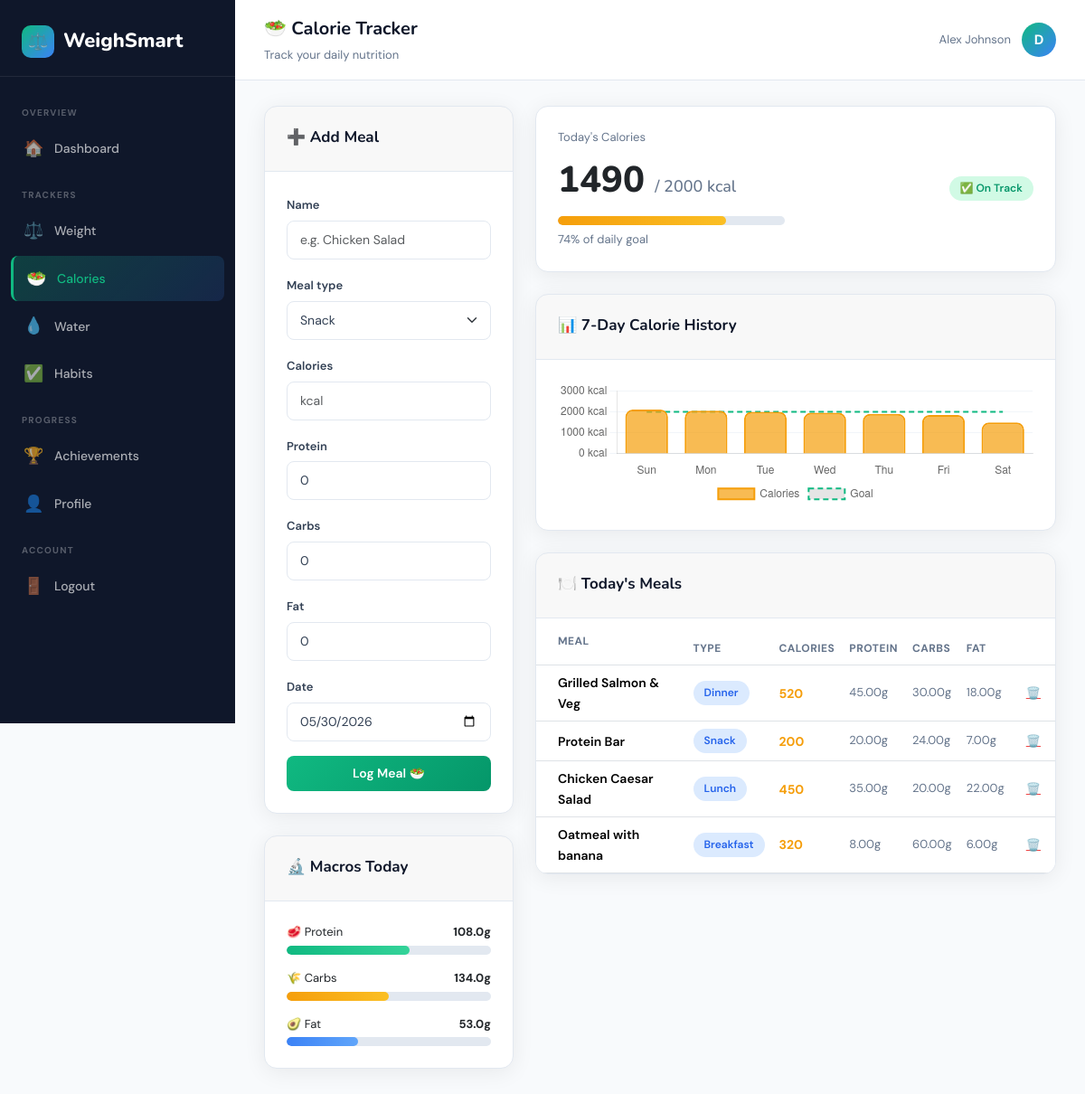
/calories/ (signed in), run on the app's committed database.
### tracker/models.py (models this page shows, shortened)
class Meal(models.Model):
    MEAL_TYPES = [
        ('breakfast', 'Breakfast'),
        ('lunch', 'Lunch'),
        ('dinner', 'Dinner'),
        ('snack', 'Snack'),
    ]
    user = models.ForeignKey(User, on_delete=models.CASCADE, related_name='meals')
    name = models.CharField(max_length=200)
    meal_type = models.CharField(max_length=20, choices=MEAL_TYPES, default='snack')
    calories = models.PositiveIntegerField()
    protein = models.DecimalField(max_digits=6, decimal_places=2, default=0, help_text="Grams")
    carbs = models.DecimalField(max_digits=6, decimal_places=2, default=0, help_text="Grams")
    fat = models.DecimalField(max_digits=6, decimal_places=2, default=0, help_text="Grams")
    date = models.DateField(default=date.today)
    created_at = models.DateTimeField(auto_now_add=True)
    class Meta:
        ordering = ['-date', '-created_at']

### tracker/views.py (the view)
# urls.py: path('calories/', views.calorie_tracker, name='calorie_tracker'),
@login_required
def calorie_tracker(request):
    user = request.user
    today = date.today()
    if request.method == 'POST':
        form = MealForm(request.POST)
        if form.is_valid():
            meal = form.save(commit=False)
            meal.user = user
            meal.save()
            messages.success(request, f"'{meal.name}' logged — {meal.calories} kcal 🥗")
            return redirect('calorie_tracker')
    else:
        form = MealForm(initial={'date': today})
    today_meals = Meal.objects.filter(user=user, date=today)
    today_total = today_meals.aggregate(total=Sum('calories'))['total'] or 0
    macros = today_meals.aggregate(
        total_protein=Sum('protein'),
        total_carbs=Sum('carbs'),
        total_fat=Sum('fat'),
    )
    profile, _ = UserProfile.objects.get_or_create(user=user)
    week_ago = today - timedelta(days=6)
    daily_totals = []
    date_labels = []
    for i in range(7):
        d = week_ago + timedelta(days=i)
        total = Meal.objects.filter(user=user, date=d).aggregate(
            total=Sum('calories'))['total'] or 0
        daily_totals.append(total)
        date_labels.append(d.strftime('%a'))
    context = {
        'form': form,
        'today_meals': today_meals,
        'today_total': today_total,
        'calorie_goal': profile.daily_calorie_goal,
        'calorie_pct': min(100, round((today_total / profile.daily_calorie_goal) * 100)) if profile.daily_calorie_goal else 0,
        'macros': macros,
        'chart_labels': json.dumps(date_labels),
        'chart_data': json.dumps(daily_totals),
        'chart_goal': profile.daily_calorie_goal,
    }
    return render(request, 'calories/tracker.html', context)

### tracker/forms.py
class MealForm(forms.ModelForm):
    class Meta:
        model = Meal
        fields = ['name', 'meal_type', 'calories', 'protein', 'carbs', 'fat', 'date']
        widgets = {
            'name': forms.TextInput(attrs={'class': 'form-control', 'placeholder': 'e.g. Chicken Salad'}),
            'meal_type': forms.Select(attrs={'class': 'form-select'}),
            'calories': forms.NumberInput(attrs={'class': 'form-control', 'placeholder': 'kcal', 'min': '0'}),
            'protein': forms.NumberInput(attrs={'class': 'form-control', 'placeholder': 'g', 'step': '0.1', 'min': '0'}),
            'carbs': forms.NumberInput(attrs={'class': 'form-control', 'placeholder': 'g', 'step': '0.1', 'min': '0'}),
            'fat': forms.NumberInput(attrs={'class': 'form-control', 'placeholder': 'g', 'step': '0.1', 'min': '0'}),
            'date': forms.DateInput(attrs={'class': 'form-control', 'type': 'date'}),
        }

### templates/calories/tracker.html (shortened to what this page needs)
{% extends 'base.html' %}
{% block page_title %}🥗 Calorie Tracker{% endblock %}
{% block page_subtitle %}Track your daily nutrition{% endblock %}
{% block content %}
<div class="row g-4">
  <div class="col-lg-4">
    <div class="card">
      <div class="card-header">
        <span class="card-title">➕ Add Meal</span>
      </div>
      <div class="card-body">
        <form method="post">
          {% for field in form %}
          <div class="mb-3">
            <label class="form-label">{{ field.label }}</label>
            {{ field }}
          </div>
          {% endfor %}
          <button type="submit" class="btn btn-primary w-100">Log Meal 🥗</button>
        </form>
      </div>
    </div>
    {% if today_meals %}
    <div class="card mt-4">
      <div class="card-header"><span class="card-title">🔬 Macros Today</span></div>
      <div class="card-body">
        <div class="mb-3">
          <div class="d-flex justify-content-between mb-1" style="font-size:13px;">
            <span>🥩 Protein</span>
            <strong>{{ macros.total_protein|default:"0"|floatformat:1 }}g</strong>
          </div>
          <div class="progress"><div class="progress-bar green" style="width:60%;"></div></div>
        </div>
        <div class="mb-3">
          <div class="d-flex justify-content-between mb-1" style="font-size:13px;">
            <span>🌾 Carbs</span>
            <strong>{{ macros.total_carbs|default:"0"|floatformat:1 }}g</strong>
          </div>
          <div class="progress"><div class="progress-bar orange" style="width:50%;"></div></div>
        </div>
        <div>
          <div class="d-flex justify-content-between mb-1" style="font-size:13px;">
            <span>🥑 Fat</span>
            <strong>{{ macros.total_fat|default:"0"|floatformat:1 }}g</strong>
          </div>
          <div class="progress"><div class="progress-bar blue" style="width:35%;"></div></div>
        </div>
      </div>
    </div>
    {% endif %}
  </div>
  <div class="col-lg-8">
    <div class="card mb-4">
      <div class="card-body">
        <div class="row align-items-center">
          <div class="col-md-6">
            <div style="font-size:13px;color:var(--text-muted);margin-bottom:4px;">Today's Calories</div>
            <div style="font-size:40px;font-weight:800;font-family:'Nunito',sans-serif;">
              {{ today_total }} <small style="font-size:18px;font-weight:500;color:var(--text-muted);">/ {{ calorie_goal }} kcal</small>
            </div>
            <div class="progress mt-2">
              <div class="progress-bar orange" style="width:{{ calorie_pct }}%;"></div>
            </div>
            <div style="font-size:13px;color:var(--text-muted);margin-top:6px;">{{ calorie_pct }}% of daily goal</div>
          </div>
          <div class="col-md-6 text-md-end mt-3 mt-md-0">
            {% if calorie_pct < 80 %}
            <span class="badge-pill badge-green">✅ On Track</span>
            {% elif calorie_pct < 100 %}
            <span class="badge-pill" style="background:#fef3c7;color:#92400e;">⚠️ Almost at goal</span>
            {% else %}
            <span class="badge-pill" style="background:#fee2e2;color:#991b1b;">🔴 Over Goal</span>
            {% endif %}
          </div>
        </div>
      </div>
    </div>
    <div class="card mb-4">
      <div class="card-header"><span class="card-title">📊 7-Day Calorie History</span></div>
      <div class="card-body">
        <canvas id="calorieChart" height="80"></canvas>
      </div>
    </div>
    <div class="card">
      <div class="card-header"><span class="card-title">🍽️ Today's Meals</span></div>
      {% if today_meals %}
      <div class="table-responsive">
        <table class="table table-hover mb-0">
          <thead style="background:var(--surface);">
            <tr>
              <th class="px-4 py-3">Meal</th>
              <th>Type</th>
              <th>Calories</th>
              <th>Protein</th>
              <th>Carbs</th>
              <th>Fat</th>
              <th></th>
            </tr>
          </thead>
          <tbody>
            {% for meal in today_meals %}
            <tr>
              <td class="px-4" style="font-weight:600;">{{ meal.name }}</td>
              <td>
                <span class="badge-pill badge-blue">{{ meal.get_meal_type_display }}</span>
              </td>
              <td style="font-weight:700;color:var(--warning);">{{ meal.calories }}</td>
              <td style="font-size:13px;color:var(--text-muted);">{{ meal.protein }}g</td>
              <td style="font-size:13px;color:var(--text-muted);">{{ meal.carbs }}g</td>
              <td style="font-size:13px;color:var(--text-muted);">{{ meal.fat }}g</td>
              <td>
                <a href="{% url 'delete_meal' meal.pk %}"
                   class="btn-danger-sm"
                   onclick="return confirm('Delete this meal?')">🗑️</a>
              </td>
            </tr>
            {% endfor %}
          </tbody>
        </table>
      </div>
      {% else %}
      <div class="card-body text-center py-5">
        <div style="font-size:50px;">🍽️</div>
        <p style="color:var(--text-muted);margin-top:12px;">No meals logged today. Add your first meal!</p>
      </div>
      {% endif %}
    </div>
  </div>
</div>
{% endblock %}
{% block extra_js %}
<script>
const ctx = document.getElementById('calorieChart').getContext('2d');
new Chart(ctx, {
  type: 'bar',
  data: {
    labels: {{ chart_labels|safe }},
    datasets: [
      {
        label: 'Calories',
        data: {{ chart_data|safe }},
        backgroundColor: 'rgba(245,158,11,0.7)',
        borderColor: '#f59e0b',
        borderWidth: 2,
        borderRadius: 8,
      },
      {
        label: 'Goal',
        data: Array(7).fill({{ chart_goal }}),
        type: 'line',
        borderColor: '#10b981',
        borderWidth: 2,
        borderDash: [6, 4],
        pointRadius: 0,
        fill: false,
      }
    ]
  },
  options: {
    responsive: true,
    plugins: { legend: { position: 'bottom' } },
    scales: {
      y: {
        grid: { color: '#f1f5f9' },
        ticks: { callback: v => v + ' kcal' }
      },
      x: { grid: { display: false } }
    }
  }
});
</script>
{% endblock %}

### templates/base.html (shortened to what this page needs)
<!DOCTYPE html>
<html lang="en">
<head>
{% load static %}
<link rel="stylesheet" href="https://cdn.jsdelivr.net/npm/bootstrap@5.3.2/dist/css/bootstrap.min.css">
<link rel="stylesheet" href="{% static 'css/style.css' %}">
</head>
<body>
<aside class="sidebar" id="sidebar">
  <div class="sidebar-brand">
    <a href="{% url 'dashboard' %}" class="logo">
      <span class="logo-icon">⚖️</span>
      WeighSmart
    </a>
  </div>
  <nav class="sidebar-nav">
    <div class="nav-section-label">Overview</div>
    <a href="{% url 'dashboard' %}" class="nav-link {% if request.resolver_match.url_name == 'dashboard' %}active{% endif %}">
      <span class="nav-icon">🏠</span> Dashboard
    </a>
    <div class="nav-section-label">Trackers</div>
    <a href="{% url 'weight_tracker' %}" class="nav-link {% if request.resolver_match.url_name == 'weight_tracker' %}active{% endif %}">
      <span class="nav-icon">⚖️</span> Weight
    </a>
    <a href="{% url 'calorie_tracker' %}" class="nav-link {% if request.resolver_match.url_name == 'calorie_tracker' %}active{% endif %}">
      <span class="nav-icon">🥗</span> Calories
    </a>
    <a href="{% url 'water_tracker' %}" class="nav-link {% if request.resolver_match.url_name == 'water_tracker' %}active{% endif %}">
      <span class="nav-icon">💧</span> Water
    </a>
    <a href="{% url 'habit_tracker' %}" class="nav-link {% if request.resolver_match.url_name == 'habit_tracker' %}active{% endif %}">
      <span class="nav-icon">✅</span> Habits
    </a>
    <div class="nav-section-label">Progress</div>
    <a href="{% url 'achievements' %}" class="nav-link {% if request.resolver_match.url_name == 'achievements' %}active{% endif %}">
      <span class="nav-icon">🏆</span> Achievements
    </a>
    <a href="{% url 'profile' %}" class="nav-link {% if request.resolver_match.url_name == 'profile' %}active{% endif %}">
      <span class="nav-icon">👤</span> Profile
    </a>
    <div class="nav-section-label">Account</div>
    <a href="{% url 'logout' %}" class="nav-link">
      <span class="nav-icon">🚪</span> Logout
    </a>
  </nav>
</aside>
<div class="main-content">
  <div class="topbar">
    <div>
      <span class="page-title">{% block page_title %}Dashboard{% endblock %}</span><br>
      <span class="page-subtitle">{% block page_subtitle %}{% endblock %}</span>
    </div>
    <div class="user-menu">
      <span style="font-size:13px;color:var(--text-muted);">{{ request.user.get_full_name|default:request.user.username }}</span>
      <div class="user-avatar">{{ request.user.username|first|upper }}</div>
    </div>
  </div>
  <div class="content-area">
    {% block content %}{% endblock %}
  </div>
</div>
{% block extra_js %}{% endblock %}
</body>
</html>

### data on the page
Meal: name "Grilled Salmon & Veg", meal_type "Dinner", calories "520", protein "45.00", carbs "30.00", fat "18.00"
Meal: name "Protein Bar", meal_type "Snack", calories "200", protein "20.00", carbs "24.00", fat "7.00"
Meal: name "Chicken Caesar Salad", meal_type "Lunch", calories "450", protein "35.00", carbs "20.00", fat "22.00"
Meal: name "Oatmeal with banana", meal_type "Breakfast", calories "320", protein "8.00", carbs "60.00", fat "6.00"

### other printed values
{{ request.user.get_full_name|default:request.user.username }} "Alex Johnson"
{{ request.user.username|first|upper }} "D"
{{ field.label }} "Name" "Meal type" "Calories" "Protein" "Carbs" "Fat" "Date"
{{ macros.total_protein|default:"0"|floatformat:1 }} "108.0"
{{ macros.total_carbs|default:"0"|floatformat:1 }} "134.0"
{{ macros.total_fat|default:"0"|floatformat:1 }} "53.0"
{{ today_total }} "1490"
{{ calorie_goal }} "2000"
{{ calorie_pct }} "74"
chart data {{ chart_data|safe }} [2100, 2050, 2000, 1950, 1900, 1850, 1490]
chart data {{ chart_goal }} 2000
